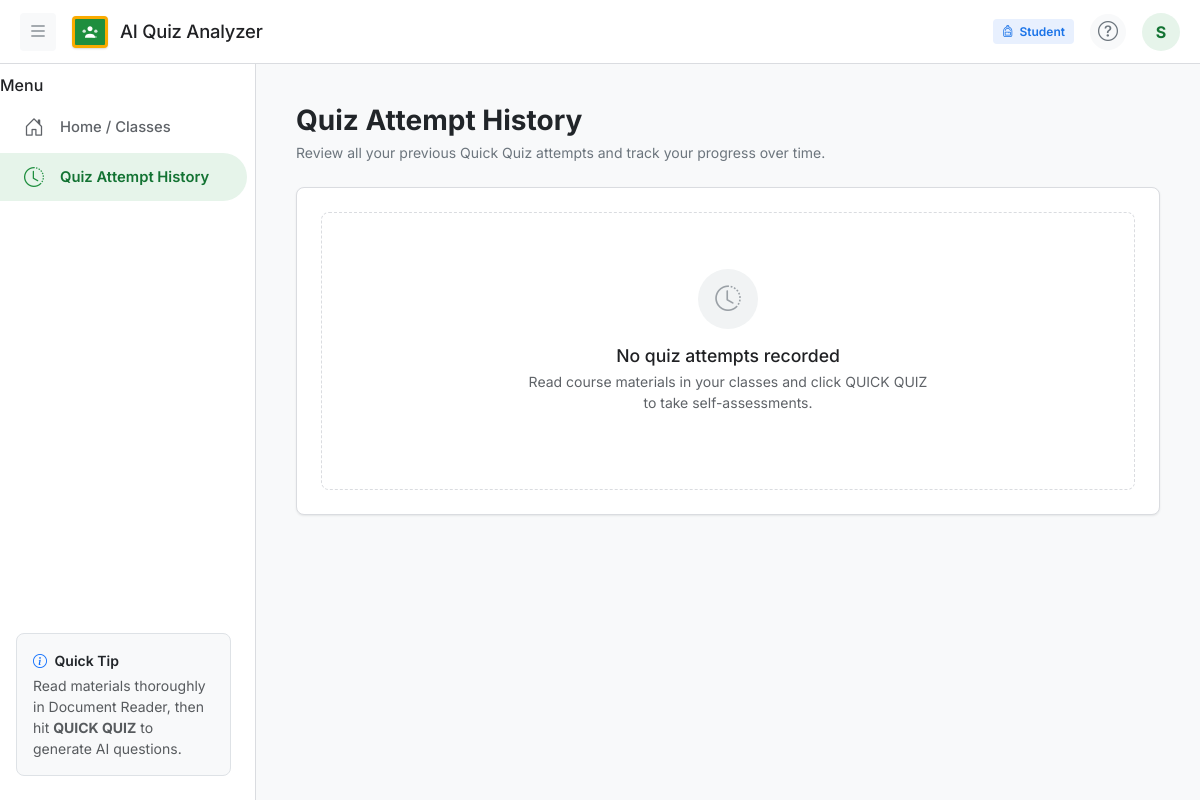
The app's page /student/quiz/history/ (signed in), older data.
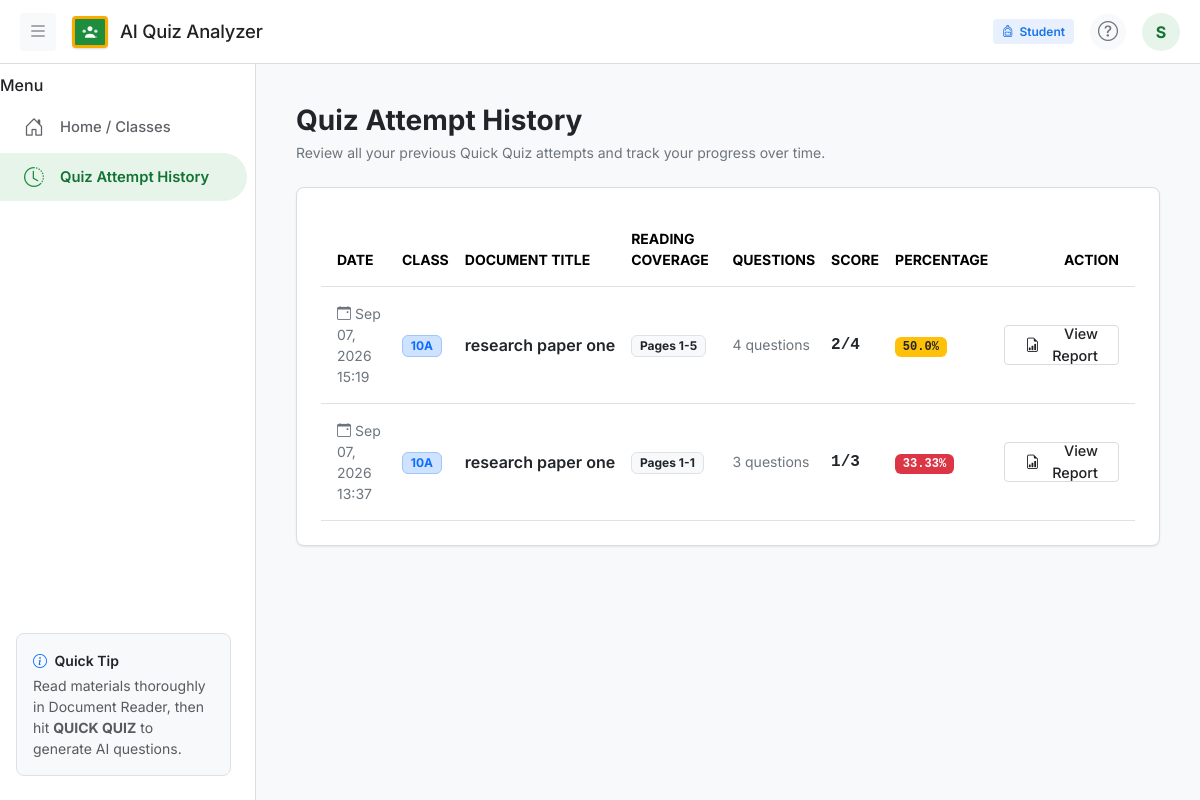
The same page, newer data.
### quiz_app/models.py (models this page shows, shortened)
class QuizAttempt(models.Model):
    STATUS_CHOICES = (
        ('IN_PROGRESS', 'In Progress'),
        ('COMPLETED', 'Completed'),
    )
    student = models.ForeignKey(User, on_delete=models.CASCADE, related_name='quiz_attempts')
    document = models.ForeignKey(Document, on_delete=models.CASCADE, related_name='quiz_attempts')
    confirmed_page = models.IntegerField()
    confirmed_paragraph = models.IntegerField(default=1)
    confirmed_line = models.IntegerField(default=1)
    started_at = models.DateTimeField(auto_now_add=True)
    completed_at = models.DateTimeField(null=True, blank=True)
    questions_attempted = models.IntegerField(default=0)
    correct_answers = models.IntegerField(default=0)
    wrong_answers = models.IntegerField(default=0)
    score = models.CharField(max_length=20, default='0/0')
    percentage = models.FloatField(default=0.0)
    status = models.CharField(max_length=20, choices=STATUS_CHOICES, default='IN_PROGRESS')
    class Meta:
        ordering = ['-started_at']

class Document(models.Model):
    FILE_TYPE_CHOICES = (
        ('PDF', 'PDF Document'),
        ('PPT', 'PPT Presentation'),
        ('PPTX', 'PPTX Presentation'),
    )
    STATUS_CHOICES = (
        ('PENDING', 'Pending Processing'),
        ('PROCESSING', 'Processing'),
        ('COMPLETED', 'AI Analysis Completed'),
        ('FAILED', 'Processing Failed'),
    )
    classroom = models.ForeignKey(ClassRoom, on_delete=models.CASCADE, related_name='documents')
    title = models.CharField(max_length=255)
    file = models.FileField(upload_to='documents/', null=True, blank=True)
    file_type = models.CharField(max_length=10, choices=FILE_TYPE_CHOICES, default='PDF')
    total_pages = models.IntegerField(default=0)
    upload_date = models.DateTimeField(auto_now_add=True)
    processing_status = models.CharField(max_length=20, choices=STATUS_CHOICES, default='PENDING')

class ClassRoom(models.Model):
    name = models.CharField(max_length=100)
    code = models.CharField(max_length=20, unique=True)
    subject = models.CharField(max_length=100)
    teacher = models.ForeignKey(User, on_delete=models.CASCADE, related_name='classes_created')
    created_at = models.DateTimeField(auto_now_add=True)

### quiz_app/views.py (the view)
# urls.py: path('student/quiz/history/', views.quiz_history, name='quiz_history'),
@login_required
def quiz_history(request):
    if request.user.is_teacher:
        return redirect('teacher_reports')
    attempts = QuizAttempt.objects.filter(
        student=request.user,
        status='COMPLETED'
    ).select_related('document').order_by('-completed_at')
    return render(request, 'student/quiz_history.html', {'attempts': attempts})

### quiz_app/models.py (called while the page is built)
    @property
    def is_teacher(self):
        return self.role == 'TEACHER'

    @property
    def is_student(self):
        return self.role == 'STUDENT'

### templates/student/quiz_history.html (shortened to what this page needs)
{% extends 'base.html' %}
{% block content %}
<div class="py-2">
    <div class="d-flex flex-wrap justify-content-between align-items-center gap-3 mb-4">
        <div>
            <h3 class="fw-bold text-dark mb-1">Quiz Attempt History</h3>
            <p class="text-secondary small mb-0">Review all your previous Quick Quiz attempts and track your progress over time.</p>
        </div>
    </div>
    <div class="gc-card p-4">
        {% if attempts %}
            <div class="table-responsive">
                <table class="table table-hover align-middle mb-0">
                    <thead class="bg-light text-secondary small text-uppercase">
                        <tr>
                            <th class="ps-3 py-3">Date</th>
                            <th class="py-3">Class</th>
                            <th class="py-3">Document Title</th>
                            <th class="py-3">Reading Coverage</th>
                            <th class="py-3">Questions</th>
                            <th class="py-3">Score</th>
                            <th class="py-3">Percentage</th>
                            <th class="pe-3 py-3 text-end">Action</th>
                        </tr>
                    </thead>
                    <tbody>
                        {% for attempt in attempts %}
                        <tr>
                            <td class="ps-3 py-3 text-secondary small">
                                <i class="bi bi-calendar-event me-1"></i>{{ attempt.completed_at|date:"M d, Y H:i" }}
                            </td>
                            <td>
                                <span class="badge bg-primary-subtle text-primary border border-primary-subtle font-weight-medium">
                                    {{ attempt.document.classroom.name }}
                                </span>
                            </td>
                            <td class="fw-semibold text-dark text-truncate" style="max-width: 200px;">{{ attempt.document.title }}</td>
                            <td><span class="badge bg-light text-dark border">Pages 1-{{ attempt.confirmed_page }}</span></td>
                            <td class="small text-secondary">{{ attempt.questions_attempted }} questions</td>
                            <td class="fw-bold text-dark font-monospace">{{ attempt.score }}</td>
                            <td>
                                {% if attempt.percentage >= 75 %}
                                    <span class="badge bg-success font-monospace px-2.5 py-1">{{ attempt.percentage }}%</span>
                                {% elif attempt.percentage >= 50 %}
                                    <span class="badge bg-warning text-dark font-monospace px-2.5 py-1">{{ attempt.percentage }}%</span>
                                {% else %}
                                    <span class="badge bg-danger font-monospace px-2.5 py-1">{{ attempt.percentage }}%</span>
                                {% endif %}
                            </td>
                            <td class="pe-3 text-end">
                                <a href="{% url 'quiz_result' attempt.id %}" class="btn-gc-secondary btn-sm">
                                    <i class="bi bi-file-earmark-bar-graph"></i> View Report
                                </a>
                            </td>
                        </tr>
                        {% endfor %}
                    </tbody>
                </table>
            </div>
        {% else %}
            {% include 'components/empty_state.html' with icon_class="bi-clock-history" title="No quiz attempts recorded" description="Read course materials in your classes and click QUICK QUIZ to take self-assessments." %}
        {% endif %}
    </div>
</div>
{% endblock %}

Row changes from the older to the newer data that the page shows:
added QuizAttempt: completed_at "Sep 07, 2026 15:19", document.classroom.name "10A", document "research paper one", confirmed_page "5", questions_attempted "4", score "2/4", percentage "50.0"
added QuizAttempt: completed_at "Sep 07, 2026 13:37", document.classroom.name "10A", document "research paper one", confirmed_page "1", questions_attempted "3", score "1/3", percentage "33.33"
Text that changed along with them:
{{ title }}: "No quiz attempts recorded" → (not shown)
{{ description }}: "Read course materials in your classes and click QUICK QUIZ to take self-assessments." → (not shown)
text now shown: "DATE CLASS DOCUMENT TITLE READING COVERAGE QUESTIONS SCORE PERCENTAGE ACTION"
